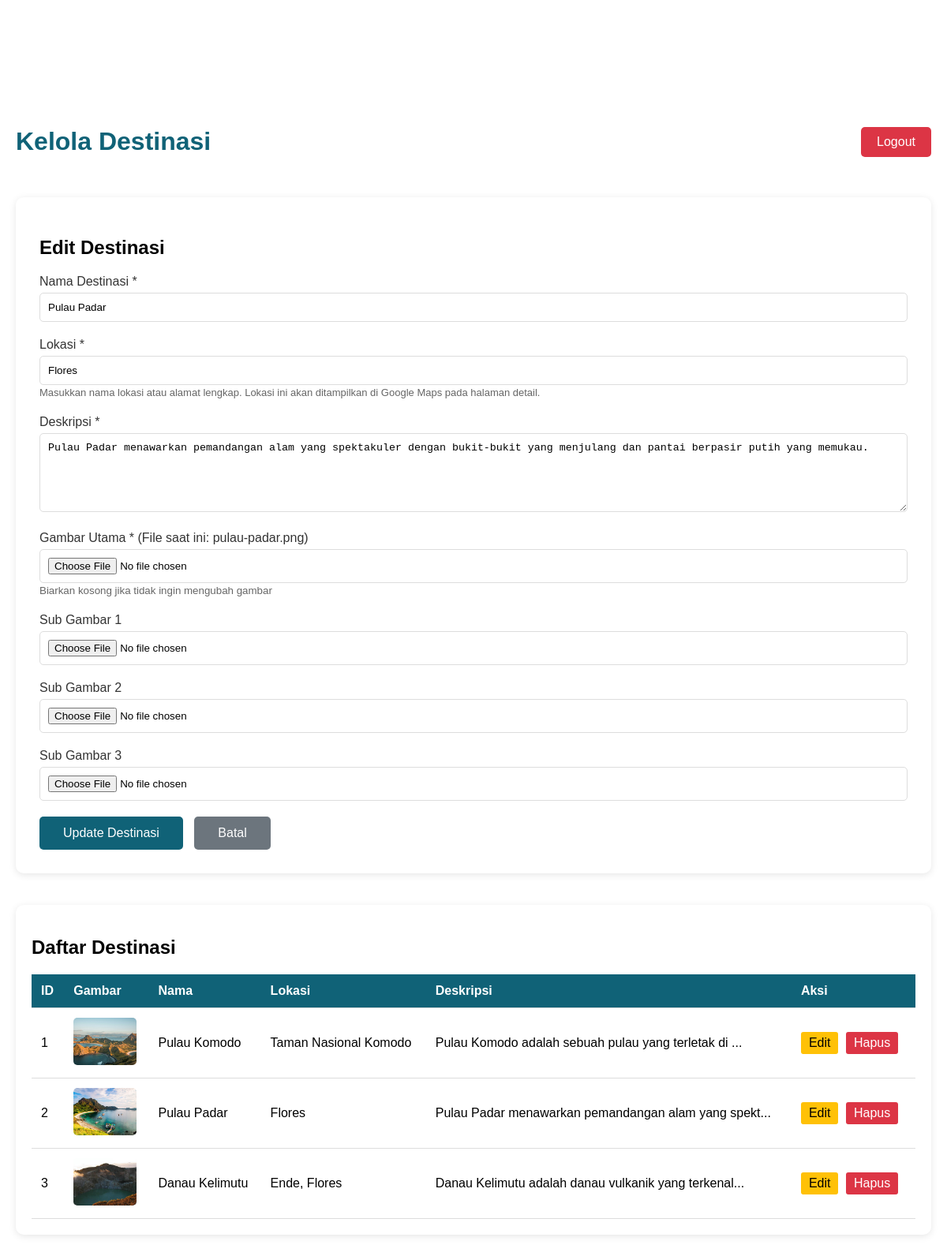
/admin/dashboard.php?edit=2 (signed in), run on the app's committed database.
### tables this page shows
CREATE TABLE destinasi (
    id INT AUTO_INCREMENT PRIMARY KEY,
    nama VARCHAR(150),
    lokasi VARCHAR(150),
    deskripsi TEXT,
    gambar VARCHAR(255),
    created_at TIMESTAMP DEFAULT CURRENT_TIMESTAMP
);

### admin/dashboard.php (the view, shortened to what this page needs)
<?php
require_once '../config.php';
$query = "SELECT * FROM destinasi ORDER BY created_at DESC";
$result = mysqli_query($conn, $query);
$edit_data = null;
if (isset($_GET['edit'])) {
    $edit_id = intval($_GET['edit']);
    $edit_query = "SELECT * FROM destinasi WHERE id = $edit_id";
    $edit_result = mysqli_query($conn, $edit_query);
    $edit_data = mysqli_fetch_assoc($edit_result);
}
?>
<!DOCTYPE html>
<html lang="en">
<head>
    <link rel="stylesheet" href="../style.css">
</head>
<body>
    <div class="admin-container">
        <div class="admin-header">
            <h1>Kelola Destinasi</h1>
            <a href="logout.php" class="btn-logout">Logout</a>
        </div>
        <div class="form-container">
            <h2><?php echo $edit_data ? 'Edit' : 'Tambah'; ?> Destinasi</h2>
            <form method="POST" action="" enctype="multipart/form-data">
                <div class="form-group">
                    <label>Nama Destinasi *</label>
                    <input type="text" name="nama" required value="<?php echo $edit_data ? htmlspecialchars($edit_data['nama']) : ''; ?>">
                </div>
                <div class="form-group">
                    <label>Lokasi *</label>
                    <input type="text" name="lokasi" required value="<?php echo $edit_data ? htmlspecialchars($edit_data['lokasi']) : ''; ?>" placeholder="Contoh: Pulau Komodo, Nusa Tenggara Timur">
                    <small style="color: #666; font-size: 13px;">Masukkan nama lokasi atau alamat lengkap. Lokasi ini akan ditampilkan di Google Maps pada halaman detail.</small>
                </div>
                <div class="form-group">
                    <label>Deskripsi *</label>
                    <textarea name="deskripsi" required><?php echo $edit_data ? htmlspecialchars($edit_data['deskripsi']) : ''; ?></textarea>
                </div>
                <div class="form-group">
                    <label>Gambar Utama * <?php echo $edit_data && !empty($edit_data['gambar']) ? '(File saat ini: ' . basename($edit_data['gambar']) . ')' : ''; ?></label>
                    <input type="file" name="gambar" accept="image/*" <?php echo !$edit_data ? 'required' : ''; ?>>
                    <?php if ($edit_data && !empty($edit_data['gambar'])): ?>
                        <small style="color: #666;">Biarkan kosong jika tidak ingin mengubah gambar</small>
                    <?php endif; ?>
                </div>
                <div class="form-group">
                    <label>Sub Gambar 1 <?php echo $edit_data && !empty($edit_data['sub_gambar1']) ? '(File saat ini: ' . basename($edit_data['sub_gambar1']) . ')' : ''; ?></label>
                    <input type="file" name="sub_gambar1" accept="image/*">
                </div>
                <div class="form-group">
                    <label>Sub Gambar 2 <?php echo $edit_data && !empty($edit_data['sub_gambar2']) ? '(File saat ini: ' . basename($edit_data['sub_gambar2']) . ')' : ''; ?></label>
                    <input type="file" name="sub_gambar2" accept="image/*">
                </div>
                <div class="form-group">
                    <label>Sub Gambar 3 <?php echo $edit_data && !empty($edit_data['sub_gambar3']) ? '(File saat ini: ' . basename($edit_data['sub_gambar3']) . ')' : ''; ?></label>
                    <input type="file" name="sub_gambar3" accept="image/*">
                </div>
                <button type="submit" class="btn-submit">
                    <?php echo $edit_data ? 'Update' : 'Tambah'; ?> Destinasi
                </button>
                <?php if ($edit_data): ?>
                    <a href="dashboard.php" class="btn-submit" style="background-color: #6c757d; margin-left: 10px; text-decoration: none; display: inline-block;">Batal</a>
                <?php endif; ?>
            </form>
        </div>
        <div class="table-container">
            <h2>Daftar Destinasi</h2>
            <table>
                <thead>
                    <tr>
                        <th>ID</th>
                        <th>Gambar</th>
                        <th>Nama</th>
                        <th>Lokasi</th>
                        <th>Deskripsi</th>
                        <th>Aksi</th>
                    </tr>
                </thead>
                <tbody>
                    <?php
                    if (mysqli_num_rows($result) > 0) {
                        while ($row = mysqli_fetch_assoc($result)) {
                            ?>
                            <tr>
                                <td><?php echo $row['id']; ?></td>
                                <td><img src="../<?php echo htmlspecialchars($row['gambar']); ?>" class="destination-img" alt=""></td>
                                <td><?php echo htmlspecialchars($row['nama']); ?></td>
                                <td><?php echo htmlspecialchars($row['lokasi']); ?></td>
                                <td><?php echo substr(htmlspecialchars($row['deskripsi']), 0, 50) . '...'; ?></td>
                                <td>
                                    <a href="?edit=<?php echo $row['id']; ?>" class="btn-action btn-edit">Edit</a>
                                    <a href="?delete=<?php echo $row['id']; ?>" class="btn-action btn-delete" onclick="return confirm('Yakin ingin menghapus destinasi ini?')">Hapus</a>
                                </td>
                            </tr>
                            <?php
                        }
                    } else {
                        echo '<tr><td colspan="6" style="text-align: center;">Belum ada destinasi</td></tr>';
                    }
                    ?>
                </tbody>
            </table>
        </div>
    </div>
</body>
</html>

### style.css (style rules this page uses)
:root { --primary-color: #106277; --shadow-color: rgba(0, 0, 0, 0.1); }
html, body { margin: 0px; padding: 0px; font-family: "Poppins", sans-serif; }

### admin/dashboard.php (style rules this page uses)
.admin-container { max-width: 1200px; margin: 120px auto 40px; padding: 20px; }
.admin-header { display: flex; justify-content: space-between; align-items: center; margin-bottom: 30px; }
.admin-header h1 { color: var(--primary-color); }
.btn-logout { background-color: #dc3545; color: white; padding: 10px 20px; border: none; border-radius: 5px; cursor: pointer; text-decoration: none; }
.form-container { background: white; padding: 30px; border-radius: 10px; box-shadow: 0 2px 10px rgba(0,0,0,0.1); margin-bottom: 40px; }
.form-group { margin-bottom: 20px; }
.form-group label { display: block; margin-bottom: 5px; font-weight: 500; color: #333; }
.form-group input, .form-group textarea { width: 100%; padding: 10px; border: 1px solid #ddd; border-radius: 5px; box-sizing: border-box; }
.form-group textarea { min-height: 100px; }
.btn-submit { background-color: var(--primary-color); color: white; padding: 12px 30px; border: none; border-radius: 5px; cursor: pointer; font-size: 16px; }
.table-container { background: white; padding: 20px; border-radius: 10px; box-shadow: 0 2px 10px rgba(0,0,0,0.1); overflow-x: auto; }
table { width: 100%; border-collapse: collapse; }
th, td { padding: 12px; text-align: left; border-bottom: 1px solid #ddd; }
th { background-color: var(--primary-color); color: white; }
.btn-action { padding: 5px 10px; margin-right: 5px; border: none; border-radius: 3px; cursor: pointer; text-decoration: none; display: inline-block; }
.btn-edit { background-color: #ffc107; color: #000; }
.btn-delete { background-color: #dc3545; color: white; }
.destination-img { width: 80px; height: 60px; object-fit: cover; border-radius: 5px; }

### data on the page
destinasi: nama "Pulau Padar", lokasi "Flores", deskripsi "Pulau Padar menawarkan pemandangan alam yang spektakuler dengan bukit-bukit yang menjulang dan pantai berpasir putih yang memukau.", gambar "pulau-padar.png", id "2", gambar (picture), deskripsi "Pulau Padar menawarkan pemandangan alam yang spekt"
destinasi: id "1", gambar (picture), nama "Pulau Komodo", lokasi "Taman Nasional Komodo", deskripsi "Pulau Komodo adalah sebuah pulau yang terletak di"
destinasi: id "3", gambar (picture), nama "Danau Kelimutu", lokasi "Ende, Flores", deskripsi "Danau Kelimutu adalah danau vulkanik yang terkenal"
